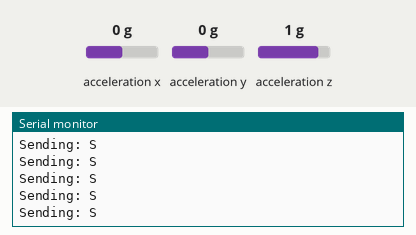
Bench run of a sketch on a simulated Arduino Nano, built with avr-gcc and run on an emulated ATmega328P. Shown: the last lines printed to the serial monitor. Wiring (inferred from the names in the program): MPU-6050 motion sensor at I2C address 0x68. Inputs (shaded band) come from the test bench; at power-on: acceleration x 0 g, acceleration y 0 g, acceleration z 1 g. No radio packets arrive unless stated.

Above: at 1.2 s.
1.3 s: acceleration x set to -1.4 g
At 1.65 s:
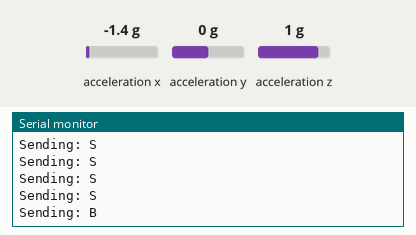
3.5 s: acceleration x set to 0.8 g
At 3.75 s:
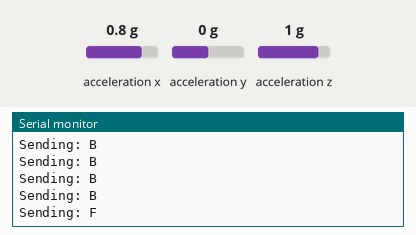

The sketch:

gesture_transmitter.ino
```cpp
#include <Wire.h>
#include <RH_ASK.h>
#include <SPI.h>

#define MPU 0x68

// RF transmitter
// Speed = 2000
// TX data pin = 12
RH_ASK driver(2000, 12, 10, 0);

// Gesture sensitivity
float threshold = 0.35;

void setup() {
  Serial.begin(9600);
  Wire.begin();

  // Wake up MPU6050
  Wire.beginTransmission(MPU);
  Wire.write(0x6B);
  Wire.write(0);
  Wire.endTransmission();

  if (!driver.init()) {
    Serial.println("RF transmitter failed!");
  } else {
    Serial.println("RF transmitter ready!");
  }
}

void loop() {

  // Read accelerometer data from MPU6050
  Wire.beginTransmission(MPU);
  Wire.write(0x3B);
  Wire.endTransmission(false);

  Wire.requestFrom(MPU, 6, true);

  int16_t AcX = Wire.read() << 8 | Wire.read();
  int16_t AcY = Wire.read() << 8 | Wire.read();
  int16_t AcZ = Wire.read() << 8 | Wire.read();

  // Convert raw accelerometer values to g
  float X = AcX / 16384.0;
  float Y = AcY / 16384.0;
  float Z = AcZ / 16384.0;

  char command;

  // Determine gesture
  if (X > threshold) {
    command = 'F';
  }
  else if (X < -threshold) {
    command = 'B';
  }
  else if (Y > threshold) {
    command = 'L';
  }
  else if (Y < -threshold) {
    command = 'R';
  }
  else {
    command = 'S';
  }

  // Send command through RF transmitter
  driver.send((uint8_t *)&command, 1);
  driver.waitPacketSent();

  Serial.print("Sending: ");
  Serial.println(command);

  delay(100);
}
```

Measured:
- after the input at 1.3 s, the serial monitor: prints a new line after 0.22 s (image 1)
- after the input at 3.5 s, the serial monitor: prints a new line after 0.12 s (image 2)
